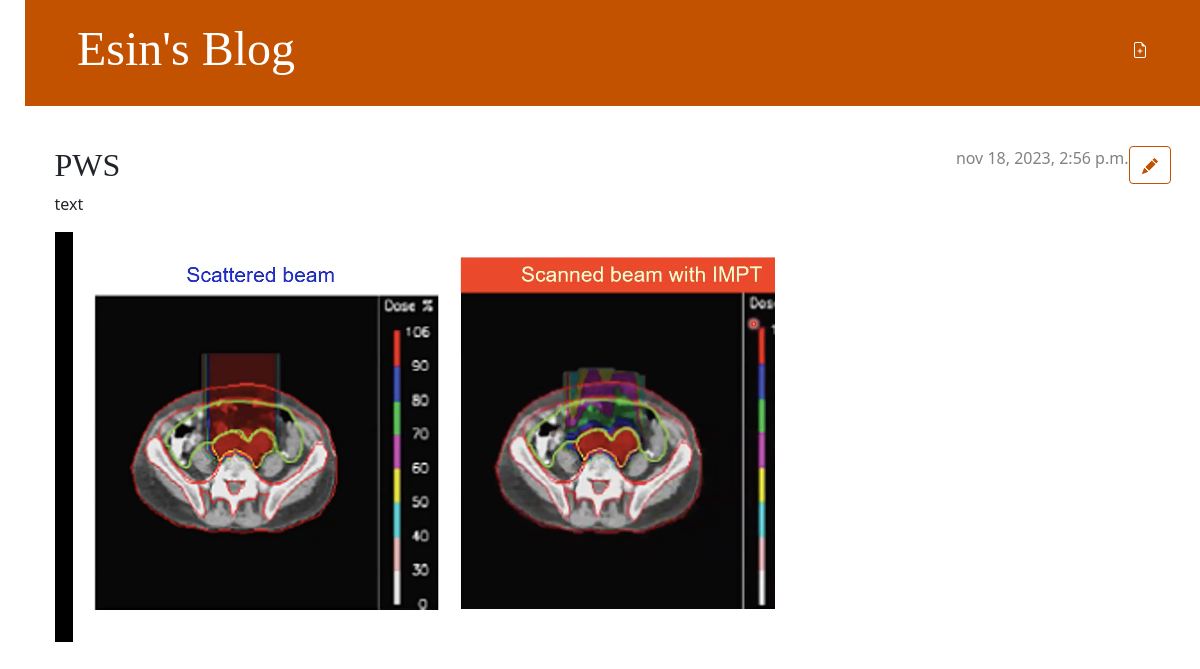
The page /post/8/ (signed in) on the database its author committed.
### blog/models.py (models this page shows, shortened)
class Post(models.Model):
    author = models.ForeignKey(settings.AUTH_USER_MODEL, on_delete=models.CASCADE)
    title = models.CharField(max_length=200)
    text = models.TextField()
    foto = models.ImageField(upload_to='post_images/')
    created_date = models.DateTimeField(default=timezone.now)
    published_date = models.DateTimeField(blank=True, null=True)

### blog/views.py (the view)
# urls.py: path('post/<int:pk>/', views.post_detail, name='post_detail'),
def post_detail(request, pk):
    post = get_object_or_404(Post, pk=pk)
    return render(request, 'blog/post_detail.html', {'post': post})

### blog/templates/blog/post_detail.html (shortened to what this page needs)
{% extends 'blog/base.html' %}
{% block content %}
<article class="post">
    <aside class="actions">
        {% if user.is_authenticated %}
     <a class="btn btn-secondary" href="{% url 'post_edit' pk=post.pk %}">
     </a>
{% endif %}
    </aside>
    {% if post.published_date %}
        <time class="date">
            {{ post.published_date }}
        </time>
    {% endif %}
    <h2>{{ post.title }}</h2>
    <p>{{ post.text|linebreaksbr }}</p>
    {% if post.foto %}
    <p> <img src="{{ post.foto.url }}" alt="{{ post.title }}"</p>
 {% endif %}
</article>
{% endblock %}

### blog/static/css/blog.css (style rules this page uses)
body { padding-left: 25px; }
h1, h2, h3, h4 { font-family: 'Lobster', cursive; }
.date { color: #828282; }
.post { margin-bottom: 70px; }
.post > .date, .post > .actions { float: right; }
.btn-secondary, .btn-secondary:visited { color: #C25100; background: none; border-color: #C25100; }

### rows shown on the page
Post: published_date "nov 18, 2023, 2:56 p.m.", title "PWS", text "text", foto (picture)
